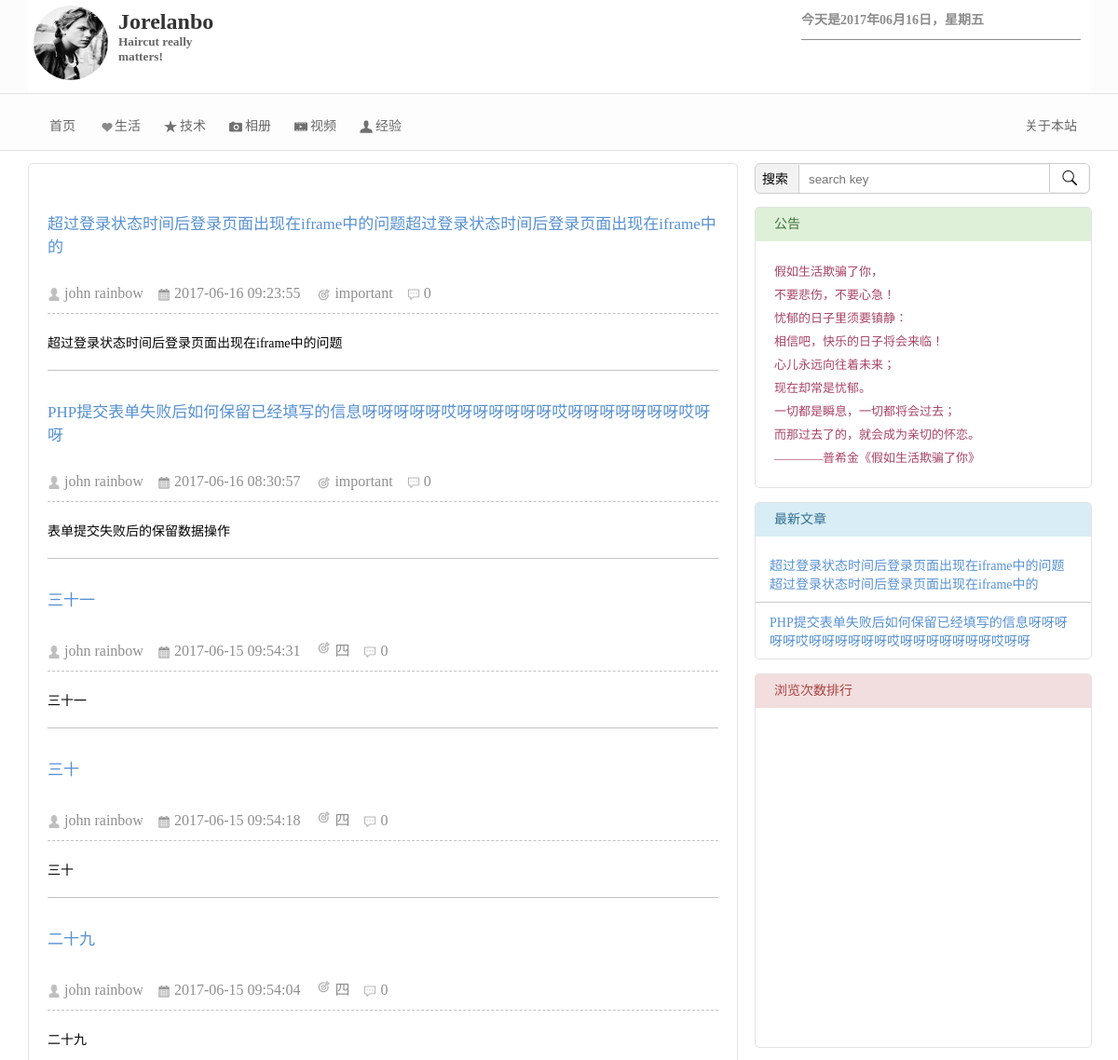
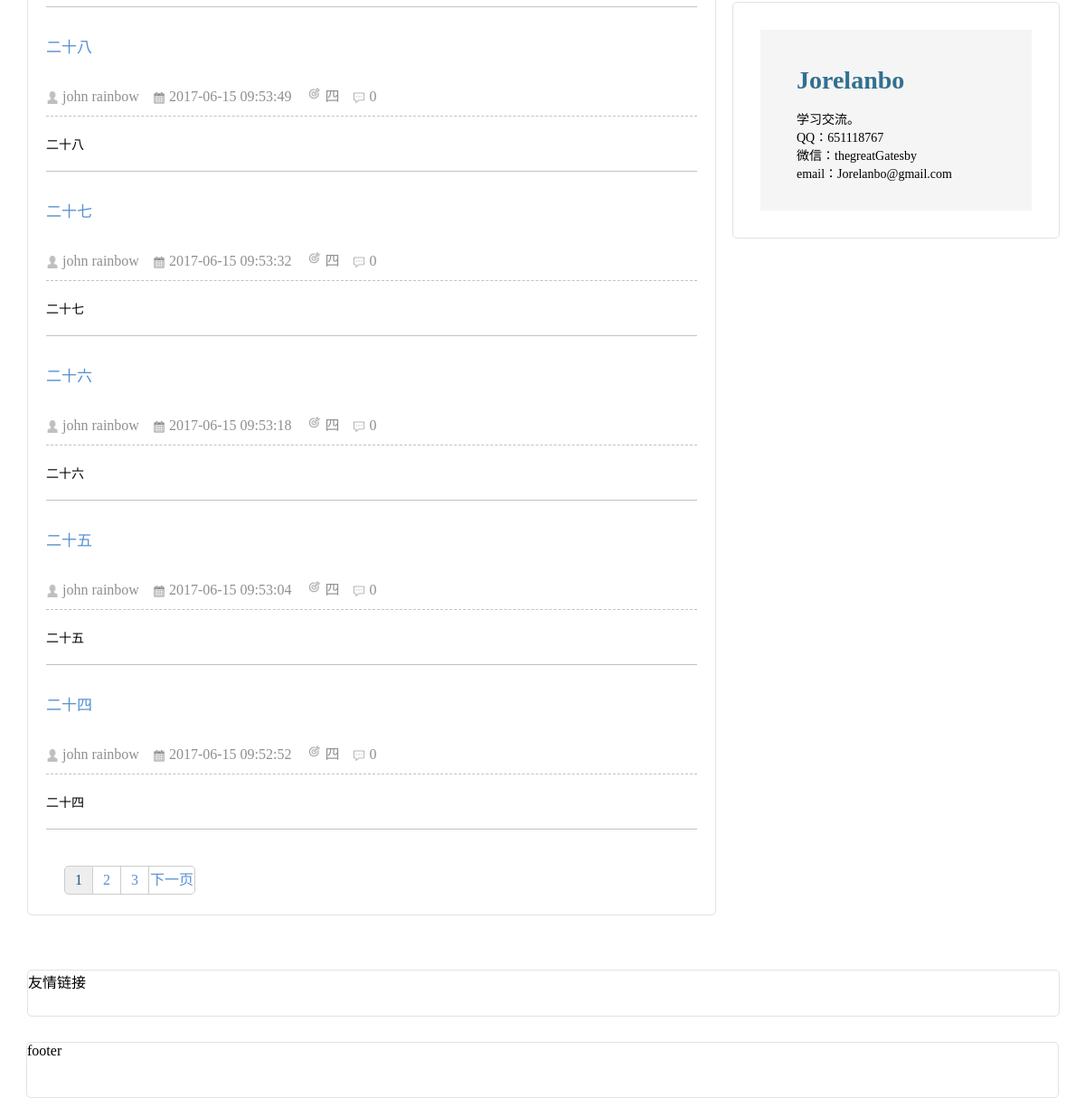
The page / on the database its author committed (2 pictures, top to bottom).
### tables this page shows
CREATE TABLE `user` (
  `id` int(3) NOT NULL AUTO_INCREMENT,
  `name` varchar(16) NOT NULL,
  `sex` smallint(1) NOT NULL,
  `signature` varchar(30) DEFAULT NULL,
  `avatar_path` varchar(50) DEFAULT NULL,
  PRIMARY KEY (`id`)
);

CREATE TABLE `article` (
  `id` int(5) NOT NULL AUTO_INCREMENT,
  `title` varchar(50) NOT NULL,
  `article_type_id` int(5) NOT NULL,
  `keywords` varchar(50) NOT NULL,
  `content` text NOT NULL,
  `view_times` int(10) DEFAULT NULL,
  `create_time` int(10) DEFAULT NULL,
  `introduction` varchar(100) DEFAULT NULL,
  PRIMARY KEY (`id`)
);

### include/mysqli.class.php (called while the page is built, shortened)
<?php
$db = new Mysql();
class Mysql{
    var $mysqli;
    function __construct()
    {
        $this->db_host = 'localhost';
        $this->db_user = 'root';
        $this->db_pwd = 'root';
        $this->db_name = 'blog';
        $this->mysqli = @new mysqli($this->db_host, $this->db_user, $this->db_pwd, $this->db_name);
    }
    function getArticleCount($article_type = null) {
        if ($article_type == null) {
            $sql = "SELECT count(*) FROM article";
        } else {
            $sql = "SELECT count(*) FROM article WHERE article_type_id=$article_type";
        }
        $result = $this->mysqli->query($sql);
        if ($this->mysqli->affected_rows > 0) {
            $result->data_seek(0);
            $row = $result->fetch_assoc();
            $article_count = $row['count(*)'];
        } else {
            $article_count = 0;
        }
        return $article_count;
    }
    function getMaster(){
        $sql = "SELECT * From user";
        $result = $this->mysqli->query($sql);
        $result->data_seek(0);
        $row = $result->fetch_assoc();
        $name = $row['name'];
        $sex = $row['sex'] == 1 ? '男': '女';
        $signature = $row['signature'];
        $avatar_path = $row['avatar_path'];
        $master = ['name'=>$name, 'sex'=>$sex, 'signature'=>$signature, 'avatar_path'=>$avatar_path];
        return $master;
    }
    function getArticles($current_page = 1, $typeId = null)
    {
        $page_start = ($current_page - 1) * 10;
        if ($typeId == null) {
            $sql = "SELECT * FROM article ORDER BY create_time DESC LIMIT {$page_start},10";
        } else {
            $sql = "SELECT * FROM article WHERE article_type_id=$typeId ORDER BY create_time DESC LIMIT {$page_start},10";
        }
        $result = $this->mysqli->query($sql);
        $articles = [];
        if ($this->mysqli->affected_rows > 0) {
            for ($i = 0;$i < $result->num_rows;$i ++) {
                $result->data_seek($i);
                $row = $result->fetch_assoc();
                $articles[] = ['id'=>$row['id'], 'title'=>$row['title'], 'article_type_id'=>$row['article_type_id'],
                    'keywords'=>$row['keywords'], 'introduction'=>$row['introduction'], 'content'=>$row['content'], 'view_times'=>$row['view_times'],
                    'create_time'=>$row['create_time']];
            }
        }
        return $articles;
    }
    function getNewest()
    {
        $sql = "SELECT id,title FROM article WHERE keywords LIKE '%important%' ORDER BY create_time DESC LIMIT 10";
        $result = $this->mysqli->query($sql);
        $articles = [];
        if ($this->mysqli->affected_rows > 0) {
            for ($i = 0;$i < $result->num_rows;$i ++) {
                $result->data_seek($i);
                $row = $result->fetch_assoc();
                $articles[] = ['id'=>$row['id'], 'title'=>$row['title']];
            }
        }
        return $articles;
    }
}

### articleList.php (the view)
<?php
$articles = $db->getArticles($page);
$article_count = $db->getArticleCount();
$total_pages = ceil($article_count / 10);
$pre_page = $page - 1;
$next_page = $page + 1;
for ($i = 0; $i < count($articles); $i++) {
    $article = $articles[$i];
    $id = $article['id'];
    $title = $article['title'];
    $create_time = date('Y-m-d H:i:s', $article['create_time']);
    $keywords = $article['keywords'];
    $introduction = $article['introduction'];
    $view_times = $article['view_times'];
    ?>
    <div class="article_item">
        <div class="article_item_title"><a
                    href="viewArticle.php?&id=<?php echo $id; ?>"><?php echo $title ?></a></div>
        <div class="article_item_info_list">
            <span class="article_writer">john rainbow</span><span
                    class="article_create_time"><?php echo $create_time ?></span>
            <span class="keywords"><?php echo $keywords ?></span><span
                    class="view_times"><?php echo $view_times ?></span>
        </div>
        <div class="article_item_introduction"><?php echo $introduction ?></div>
        <div class="article_item_divide_line"></div>
    </div>
    <?php
}
?>
<div class="page_number_list">
    <?php
    if ($total_pages == 1 || $total_pages == 0) {
        echo "<a  class='page_number_1' href='index.php?page=1'>1</a>";
    } else {
        if ($page != 1) {
            echo "<a class='pre_page' href='index.php?page={$pre_page}'>上一页</a><a  class='page_number' href='index.php?page=1'>1</a>";
        } else {
            echo "<a  class='start_page' href='index.php?page=1'>1</a>";
        }
        for ($i = 1; $i < $total_pages - 1; $i++) {
            $page_number = $i + 1;
            if ($page_number == $page) {
                echo "<a class='page_current_number' href='index.php?page={$page_number}'>$page_number</a>";
            } else {
                echo "<a class='page_number' href='index.php?page={$page_number}'>$page_number</a>";
            }
        }
        if ($page != $total_pages) {
            echo "<a class='page_number' href='index.php?page={$total_pages}'>$total_pages</a><a class='next_page' href='index.php?page={$next_page}'>下一页</a>";
        } else {
            echo "<a class='end_page' href='index.php?page={$total_pages}'>$total_pages</a>";
        }
    }
    ?>
</div>

### index.php (shortened to what this page needs)
<?php
require_once 'include/mysqli.class.php';
$page = isset($_GET['page']) ? $_GET['page'] : 1;
?>
<!DOCTYPE html>
<html lang="en">
<head>
    <link rel="stylesheet" type="text/css" href="templates/style/base.css">
</head>
<body>
<?php
require_once 'header.php';
?>
<div class="content">
    <div class="left_area">
        <div class="main_article">
            <?php include_once 'articleList.php'?>
        </div>
    </div>
    <div class="menu">
        <div class="search_box">
            <form name="search_form" action="" method="post" onsubmit="">
                <div class="search_title">搜索</div>
                <input title="search_key" name="post_search_key" class="search_key" placeholder="search key" type="text"><input type="submit" class="submit_search_key" value="　　">
            </form>
        </div>
        <div class="announcement">
            <div class="menu_title">公告</div>
            <div class="announcement_box">
                假如生活欺骗了你，<br>
                不要悲伤，不要心急！<br>
                忧郁的日子里须要镇静：<br>
                相信吧，快乐的日子将会来临！<br>
                心儿永远向往着未来；<br>
                现在却常是忧郁。<br>
                一切都是瞬息，一切都将会过去；<br>
                而那过去了的，就会成为亲切的怀恋。<br>
                ————普希金《假如生活欺骗了你》
            </div>
        </div>
        <div class="newest">
            <div class="menu_title">最新文章</div>
            <div class="newest_list">
                <?php include_once 'newest.php';?>
            </div>
        </div>
        <div class="scan_times_list">
            <div class="menu_title">浏览次数排行</div>
        </div>
        <div class="Jorelanbo">
            <div class="Jorelanbo_box">
                <h2>Jorelanbo</h2><br>
                学习交流。<br>
                QQ：651118767<br>
                微信：thegreatGatesby<br>
                email：Jorelanbo@gmail.com
            </div>
        </div>
    </div>
</div>
<div class="links_box">
    <div class="links">
        友情链接
    </div>
</div>
<div class="footer">footer</div>
<div class="blank"></div>
</body>
</html>

### header.php
<?php
require_once 'common/common.inc.php';
$dayArray = ['', '一', '二', '三', '四', '五', '六', '日'];
$day = $dayArray[date('N')];
$date = "今天是" . date('Y年m月d日') . "，星期" . $day;
$master = $db->getMaster();
$name = $master['name'];
$signature = $master['signature'];
$avatar_path = $master['avatar_path'];
?>
<div class="box">
    <div class="header">
        <div class="avatar_area">
            <a href=""><img class="avatar" src="<?=$avatar_path?>"></a>
            <div class="name_signature">
                <a href=""><h2 id="name"><?=$name?></h2></a>
                <h5 id="signature"><?=$signature?></h5>
            </div>
        </div>
        <h6 class="date"><?=$date?></h6>
    </div>
    <div class="nav_bg">
        <div class="nav">
            <ul>
                <li class="home"><a href="index.php">首页</a></li>
                <li class="life"><a href="life.php">生活</a></li>
                <li class="skill"><a href="skill.php">技术</a></li>
                <li class="album"><a href="album.php" target="_blank">相册</a></li>
                <li class="video"><a href="video.php" target="_blank">视频</a></li>
                <li class="experience"><a href="experience.php" target="_blank">经验</a></li>
                <li class="about"><a href="about.php">关于本站</a></li>
            </ul>
        </div>
    </div>
</div>
<div class="fix_nav" id="fix_nav">
    <div class="nav_bg">
        <div class="nav">
            <ul>
                <li class="home"><a href="index.php">首页</a></li>
                <li class="life"><a href="life.php">生活</a></li>
                <li class="skill"><a href="skill.php">技术</a></li>
                <li class="album"><a href="album.php" target="_blank">相册</a></li>
                <li class="video"><a href="video.php" target="_blank">视频</a></li>
                <li class="experience"><a href="experience.php" target="_blank">经验</a></li>
                <li class="about"><a href="about.php">关于本站</a></li>
            </ul>
        </div>
    </div>
</div>

### newest.php
<?php
$newest = $db->getNewest();
for ($i = 0; $i < count($newest); $i ++) {
    $newest_id = $newest[$i]['id'];
    $newest_title = $newest[$i]['title'];
    if ($i == count($newest) - 1) {
?>
        <div class="newest_item">
            <a href="viewArticle.php?id=<?php echo $newest_id;?>"><?php echo $newest_title;?></a>
        </div>
<?php
    } else {
?>
        <div class="newest_item">
            <a href="viewArticle.php?id=<?php echo $newest_id; ?>"><?php echo $newest_title; ?></a>
        </div>
        <div class="newest_item_divide_line"></div>
<?php
    }
}

### rows shown on the page
user: avatar_path (picture), name "Jorelanbo", signature "Haircut really matters!"
article: title "超过登录状态时间后登录页面出现在iframe中的问题超过登录状态时间后登录页面出现在iframe中的", keywords "important", view_times "0", introduction "超过登录状态时间后登录页面出现在iframe中的问题"
article: title "PHP提交表单失败后如何保留已经填写的信息呀呀呀呀呀哎呀呀呀呀呀呀哎呀呀呀呀呀呀呀哎呀呀", keywords "important", view_times "0", introduction "表单提交失败后的保留数据操作"
article: title "三十一", keywords "四", view_times "0", introduction "三十一"
article: title "三十", keywords "四", view_times "0", introduction "三十"
article: title "二十九", keywords "四", view_times "0", introduction "二十九"
article: title "二十八", keywords "四", view_times "0", introduction "二十八"
article: title "二十七", keywords "四", view_times "0", introduction "二十七"
article: title "二十六", keywords "四", view_times "0", introduction "二十六"
article: title "二十五", keywords "四", view_times "0", introduction "二十五"
article: title "二十四", keywords "四", view_times "0", introduction "二十四"

### other values the page prints
$page_number "2"
$total_pages "3"
